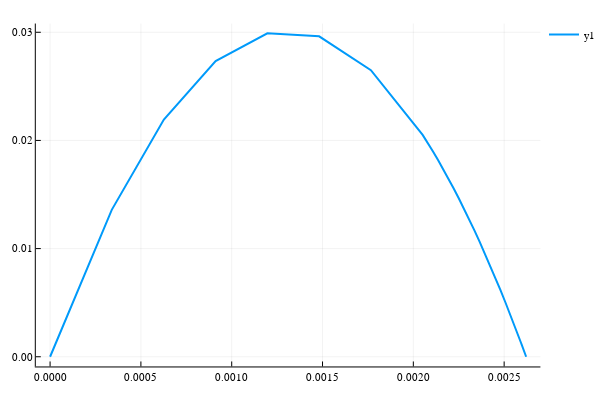

Notebook source saved alongside this figure:
### Markdown cell above
## X vs D (τ > 0)

### Code cell
plot((μs, Xs) ,lw =2)

### Figure 1 — Plotly figure (JSON) as saved in the notebook; plotly's stock layout.template omitted (floating-point values rounded to 4 significant figures)
{"data": [{"colorbar": {"title": ""}, "hoverinfo": "text", "legendgroup": "y1", "line": {"color": "rgba(0, 154, 250, 1.000)", "dash": "solid", "shape": "linear", "width": 2}, "mode": "lines", "name": "y1", "showlegend": true, "text": [null, null, null, null, null, null, null, null, null, null, null, null, null, null, null, null, null, null, null, null, null, null, null, null, null, null, null, null, null, null, null, null, null, null, null, null, null, null, null, null, null, null, null, null, null, null, null, null, null, null, null, null, null, null, null, null, null, null, null, null, null, null, null, null, null, null, null, null, null, null, null, null, null, null, null, null, null, null, null, null, null, null, null, null, null, null, null, null, null, null, null, null, null, null, null, null, null, null], "type": "scatter", "x": [0.002621, 0.002621, 0.002621, 0.002621, 0.002621, 0.002621, 0.002621, 0.002621, 0.002621, 0.002621, 0.002621, 0.002621, 0.002621, 0.002621, 0.002621, 0.002621, 0.002621, 0.002621, 0.00262, 0.00262, 0.00262, 0.00262, 0.002619, 0.002619, 0.002619, 0.002618, 0.002618, 0.002618, 0.002618, 0.002617, 0.002617, 0.002617, 0.002616, 0.002616, 0.002616, 0.002613, 0.00261, 0.002607, 0.002604, 0.002601, 0.002598, 0.002596, 0.002593, 0.00259, 0.002587, 0.002584, 0.002581, 0.002578, 0.002576, 0.002573, 0.00257, 0.002564, 0.002536, 0.002507, 0.002479, 0.00245, 0.002422, 0.002393, 0.002365, 0.002336, 0.002308, 0.002279, 0.002251, 0.002222, 0.002194, 0.002165, 0.002137, 0.002108, 0.002051, 0.001766, 0.001481, 0.001196, 0.0009114, 0.0006264, 0.0003395, 0, 0, 0, 0, 0, 0, 0, 0, 0, 0, 0, 0, 0, 0, 0, 0, 0, 0, 0, 0, 0, 0, 0], "xaxis": "x1", "y": [2.621e-06, 3.932e-06, 5.242e-06, 6.553e-06, 7.863e-06, 9.174e-06, 1.048e-05, 1.179e-05, 1.31e-05, 1.441e-05, 1.573e-05, 1.704e-05, 1.835e-05, 1.966e-05, 2.097e-05, 2.228e-05, 2.359e-05, 2.621e-05, 3.931e-05, 5.24e-05, 6.549e-05, 7.859e-05, 9.167e-05, 0.0001048, 0.0001178, 0.0001309, 0.000144, 0.0001571, 0.0001701, 0.0001832, 0.0001963, 0.0002093, 0.0002224, 0.0002354, 0.0002616, 0.0003919, 0.000522, 0.0006517, 0.0007812, 0.0009104, 0.001039, 0.001168, 0.001296, 0.001424, 0.001552, 0.00168, 0.001807, 0.001934, 0.002061, 0.002187, 0.002313, 0.002564, 0.003804, 0.005014, 0.006197, 0.007351, 0.008476, 0.009573, 0.01064, 0.01168, 0.01269, 0.01368, 0.01463, 0.01556, 0.01645, 0.01732, 0.01816, 0.01897, 0.02051, 0.02649, 0.02963, 0.02991, 0.02734, 0.02193, 0.01358, 0, 0, 0, 0, 0, 0, 0, 0, 0, 0, 0, 0, 0, 0, 0, 0, 0, 0, 0, 0, 0, 0, 0], "yaxis": "y1"}], "layout": {"annotations": [], "height": 400, "legend": {"bgcolor": "rgba(255, 255, 255, 1.000)", "bordercolor": "rgba(0, 0, 0, 1.000)", "font": {"color": "rgba(0, 0, 0, 1.000)", "family": "sans-serif", "size": 11}, "tracegroupgap": 0, "x": 1, "y": 1}, "margin": {"b": 20, "l": 0, "r": 0, "t": 20}, "paper_bgcolor": "rgba(255, 255, 255, 1.000)", "plot_bgcolor": "rgba(255, 255, 255, 1.000)", "showlegend": true, "width": 600, "xaxis": {"anchor": "y1", "domain": [0.06582, 0.9934], "gridcolor": "rgba(0, 0, 0, 0.100)", "gridwidth": 0.5, "linecolor": "rgba(0, 0, 0, 1.000)", "mirror": false, "range": [-7.863e-05, 0.0027], "showgrid": true, "showline": true, "showticklabels": true, "tickangle": 0, "tickcolor": "rgb(0, 0, 0)", "tickfont": {"color": "rgba(0, 0, 0, 1.000)", "family": "sans-serif", "size": 11}, "tickmode": "array", "ticks": "inside", "ticktext": ["0.0000", "0.0005", "0.0010", "0.0015", "0.0020", "0.0025"], "tickvals": [0, 0.0005, 0.001, 0.0015, 0.002, 0.0025], "title": "", "titlefont": {"color": "rgba(0, 0, 0, 1.000)", "family": "sans-serif", "size": 15}, "type": "-", "visible": true, "zeroline": false, "zerolinecolor": "rgba(0, 0, 0, 1.000)"}, "yaxis": {"anchor": "x1", "domain": [0.03762, 0.9902], "gridcolor": "rgba(0, 0, 0, 0.100)", "gridwidth": 0.5, "linecolor": "rgba(0, 0, 0, 1.000)", "mirror": false, "range": [-0.0008973, 0.03081], "showgrid": true, "showline": true, "showticklabels": true, "tickangle": 0, "tickcolor": "rgb(0, 0, 0)", "tickfont": {"color": "rgba(0, 0, 0, 1.000)", "family": "sans-serif", "size": 11}, "tickmode": "array", "ticks": "inside", "ticktext": ["0.00", "0.01", "0.02", "0.03"], "tickvals": [0, 0.01, 0.02, 0.03], "title": "", "titlefont": {"color": "rgba(0, 0, 0, 1.000)", "family": "sans-serif", "size": 15}, "type": "-", "visible": true, "zeroline": false, "zerolinecolor": "rgba(0, 0, 0, 1.000)"}}}
